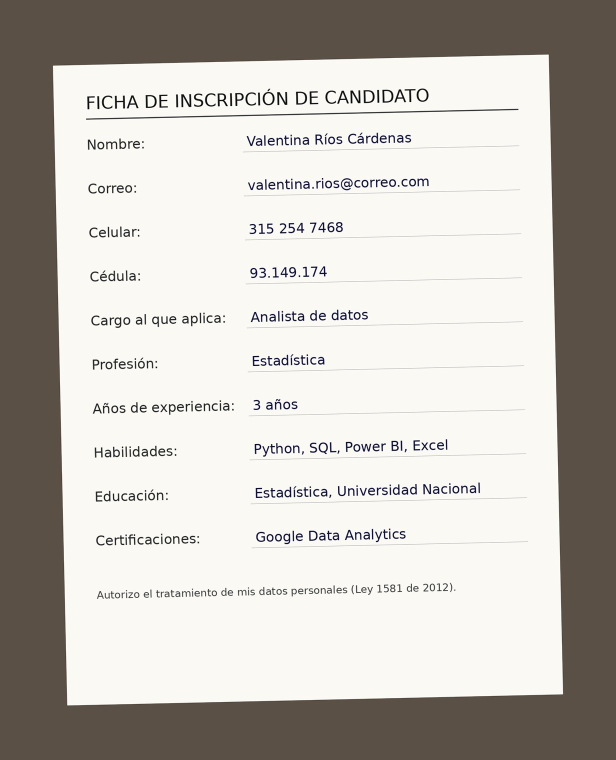
#> input picture evaluacion/fotos_simuladas/simulada_01.jpg, 1232 x 1520 px (shown at 1/2 size)
$ python -i lectura.py   (imports and definitions only)
#> lines starting #> are read from the running program, lines starting #| are printed output that depends on the picture
### app/config.py
"""Configuración del sistema. Todo sale de variables de entorno (archivo .env).

Las claves de API NUNCA van en el código: se leen aquí desde el entorno.
"""
import os
from dataclasses import dataclass, field

from dotenv import load_dotenv

load_dotenv()


def _env(nombre: str, defecto: str = "") -> str:
    return os.environ.get(nombre, defecto).strip()


def _env_int(nombre: str, defecto: int) -> int:
    try:
        return int(_env(nombre, str(defecto)))
    except ValueError:
        return defecto


def _env_float(nombre: str, defecto: float) -> float:
    try:
        return float(_env(nombre, str(defecto)))
    except ValueError:
        return defecto


def _lista(texto: str) -> list[str]:
    return [p.strip() for p in texto.split(",") if p.strip()]


@dataclass
class Configuracion:
    # Base de datos (SQLite en desarrollo; PostgreSQL de Neon o Supabase al desplegar)
    database_url: str = field(default_factory=lambda: _env("DATABASE_URL", "sqlite:///./data/candidatos.db"))

    # Modelos de IA, en orden de preferencia. Si el primero falla se usa el siguiente.
    llm_providers: list[str] = field(default_factory=lambda: _lista(_env("LLM_PROVIDERS", "openrouter,gemini")))
    groq_api_key: str = field(default_factory=lambda: _env("GROQ_API_KEY"))
    groq_model: str = field(default_factory=lambda: _env("GROQ_MODEL", "llama-3.3-70b-versatile"))
    google_api_key: str = field(default_factory=lambda: _env("GOOGLE_API_KEY"))
    gemini_model: str = field(default_factory=lambda: _env("GEMINI_MODEL", "gemini-3.8-flash"))
    # OpenRouter (compatible con la API de OpenAI). Los modelos gratuitos terminan en ":free".
    openrouter_api_key: str = field(default_factory=lambda: _env("OPENROUTER_API_KEY"))
    openrouter_model: str = field(default_factory=lambda: _env("OPENROUTER_MODEL", "openrouter/free"))
    openrouter_url: str = field(default_factory=lambda: _env("OPENROUTER_URL", "https://openrouter.ai/api/v1"))
    ollama_model: str = field(default_factory=lambda: _env("OLLAMA_MODEL", "llama3.1"))
    ollama_url: str = field(default_factory=lambda: _env("OLLAMA_URL", "http://localhost:11434"))

    # Reintentos ante fallos del modelo
    llm_reintentos: int = field(default_factory=lambda: _env_int("LLM_REINTENTOS", 3))
    llm_espera: float = field(default_factory=lambda: _env_float("LLM_ESPERA_SEGUNDOS", 2.0))
    llm_timeout: float = field(default_factory=lambda: _env_float("LLM_TIMEOUT_SEGUNDOS", 40.0))

    # Telegram (opcional: si faltan, los avisos se omiten y queda constancia en el registro)
    telegram_token: str = field(default_factory=lambda: _env("TELEGRAM_BOT_TOKEN"))
    telegram_chat_id: str = field(default_factory=lambda: _env("TELEGRAM_CHAT_ID"))

    # Reglas de decisión (las mismas del nodo Switch de n8n)
    umbral_alto: int = field(default_factory=lambda: _env_int("UMBRAL_ALTO", 80))
    umbral_medio: int = field(default_factory=lambda: _env_int("UMBRAL_MEDIO", 60))

    # Límites
    max_pdf_mb: int = field(default_factory=lambda: _env_int("MAX_PDF_MB", 10))
    max_contexto_chat: int = field(default_factory=lambda: _env_int("MAX_CONTEXTO_CHAT", 60000))

    # ── Módulo de visión ──
    # Ruta de Tesseract si no está en el PATH (en Windows se busca sola en la carpeta por defecto)
    tesseract_cmd: str = field(default_factory=lambda: _env("TESSERACT_CMD"))
    ocr_idiomas: str = field(default_factory=lambda: _env("OCR_IDIOMAS", "spa+eng"))
    imagenes_dir: str = field(default_factory=lambda: _env("IMAGENES_DIR", "data/imagenes"))
    max_imagen_mb: int = field(default_factory=lambda: _env_int("MAX_IMAGEN_MB", 10))
    max_lado_imagen: int = field(default_factory=lambda: _env_int("MAX_LADO_IMAGEN", 2600))
    # Si la lectura del OCR o la confianza de un campo baja de estos valores (0 a 1),
    # la persona revisa los datos antes de guardar. Se calibran con las pruebas con fotos reales.
    umbral_ocr: float = field(default_factory=lambda: _env_float("UMBRAL_OCR", 0.70))
    umbral_campo: float = field(default_factory=lambda: _env_float("UMBRAL_CAMPO", 0.60))
    # Por debajo de este valor la foto se rechaza sin llamar a la IA (no tiene caso analizar texto ilegible).
    umbral_ocr_minimo: float = field(default_factory=lambda: _env_float("UMBRAL_OCR_MINIMO", 0.45))

    # ── Tareas programadas (cron propio del motor) ──
    tareas_activas: bool = field(default_factory=lambda: _env("TAREAS_ACTIVAS", "true").lower() in ("1", "true", "si", "sí"))
    tareas_minutos: int = field(default_factory=lambda: _env_int("TAREAS_MINUTOS", 30))
    resumen_hora: int = field(default_factory=lambda: _env_int("RESUMEN_HORA", 8))
    zona_horaria_horas: int = field(default_factory=lambda: _env_int("ZONA_HORARIA_HORAS", -5))  # Colombia

    # Orígenes permitidos si el panel se abre desde otro puerto (por ejemplo Live Server)
    cors_origenes: list[str] = field(
        default_factory=lambda: _lista(_env("CORS_ORIGENES", "http://127.0.0.1:5500,http://localhost:5500"))
    )

    # ── Memoria del chat (semana 4) ──
    # Cuántos turnos (pregunta y respuesta) recuerda el asistente por usuario. 0 la desactiva.
    chat_memoria_turnos: int = field(default_factory=lambda: _env_int("CHAT_MEMORIA_TURNOS", 6))

    # ── Inicio de sesión y roles (semana 4) ──
    # Secreto con el que se firman las sesiones. En producción debe ser largo y aleatorio.
    sesion_secreto: str = field(default_factory=lambda: _env("SESION_SECRETO"))
    sesion_horas: float = field(default_factory=lambda: _env_float("SESION_HORAS", 8.0))
    # true cuando el sitio corre con HTTPS (Render, Railway): la cookie solo viaja cifrada.
    cookie_segura: bool = field(default_factory=lambda: _env("COOKIE_SEGURA", "false").lower() in ("1", "true", "si", "sí"))
    # Usuarios que se crean solos la primera vez (si ya existen, no se tocan).
    clave_admin: str = field(default_factory=lambda: _env("CLAVE_ADMIN", "Admin.2026"))
    clave_reclutador: str = field(default_factory=lambda: _env("CLAVE_RECLUTADOR", "Recluta.2026"))
    clave_consulta: str = field(default_factory=lambda: _env("CLAVE_CONSULTA", "Consulta.2026"))

    # [6 lines left out: function usuarios_iniciales, not called in this run]


settings = Configuracion()
#> further down, picture is the input picture: PIL image 1232x1520 RGB; mean R, G, B 194.1, 190.2, 184

### app/services/lectura.py
"""OCR local con Tesseract: prepara la foto y devuelve el texto con su confianza de lectura.

La imagen nunca sale del servidor. Pasos de preparación:
  1. Girar según los metadatos EXIF (fotos de celular).
  2. Pasar a escala de grises.
  3. Ajustar el tamaño: reducir fotos enormes (MAX_LADO_IMAGEN) y ampliar las pequeñas para que la letra se lea.
  4. Corregir sombras: se estima el fondo con un desenfoque fuerte y se divide la imagen por él.
  5. Estirar el contraste.
"""
import logging
import os
import shutil
from dataclasses import dataclass, field

import numpy as np
from PIL import Image, ImageFilter, ImageOps

from ..config import settings
from ..errores import OCRNoDisponible

log = logging.getLogger("seleccion")

RUTAS_WINDOWS = (
    r"C:\Program Files\Tesseract-OCR\tesseract.exe",
    r"C:\Program Files (x86)\Tesseract-OCR\tesseract.exe",
)
LADO_MINIMO = 1400


@dataclass
class ResultadoOCR:
    texto: str
    confianza: float  # 0 a 1
    palabras: int
    idiomas: str = ""
    ancho: int = 0
    alto: int = 0
    lineas: list[str] = field(default_factory=list)


# [40 lines left out: functions _ruta_tesseract, _pytesseract, tesseract_disponible, _idiomas, not called in this run]


def preparar(imagen: Image.Image) -> Image.Image:
    imagen = ImageOps.exif_transpose(imagen)
    if imagen.mode in ("RGBA", "LA", "P"):
        fondo = Image.new("RGB", imagen.size, "white")
        fondo.paste(imagen.convert("RGBA"), mask=imagen.convert("RGBA").split()[-1])
        imagen = fondo
    gris = imagen.convert("L")

    lado = max(gris.size)
#> lado = 1520
    if lado > settings.max_lado_imagen:
        escala = settings.max_lado_imagen / lado
    elif lado < LADO_MINIMO:
        escala = LADO_MINIMO / lado
    else:
        escala = 1.0
    if escala != 1.0:
        gris = gris.resize((max(1, round(gris.width * escala)), max(1, round(gris.height * escala))), Image.LANCZOS)

    # Corrección de sombras: fondo estimado con un desenfoque grande; imagen / fondo.
    radio = max(15, max(gris.size) // 40)
#> radio = 38
    fondo = gris.filter(ImageFilter.MaxFilter(5)).filter(ImageFilter.GaussianBlur(radio))
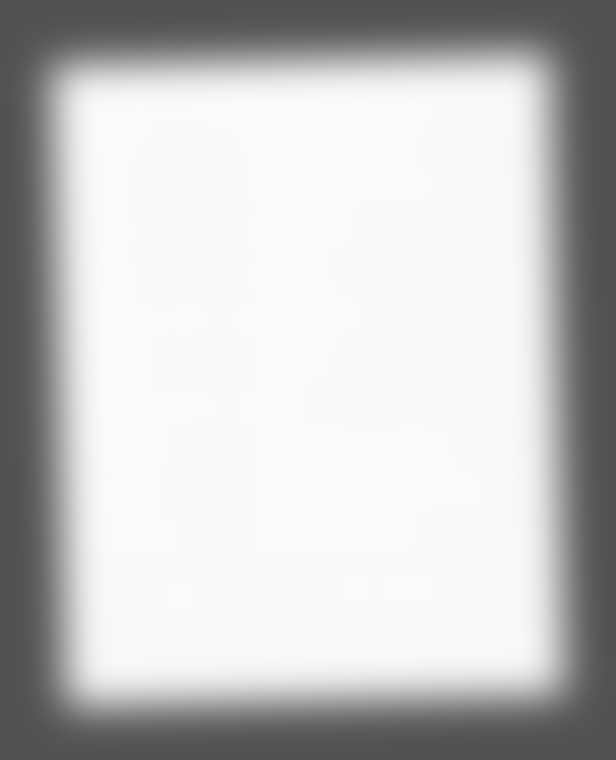
#> fondo: PIL image 1232x1520 L (shown at 1/2 size); min 82, max 252, mean 196.7
    a = np.asarray(gris, dtype=np.float32)
    b = np.maximum(np.asarray(fondo, dtype=np.float32), 1.0)
    normal = np.clip(a / b * 255.0, 0, 255).astype(np.uint8)
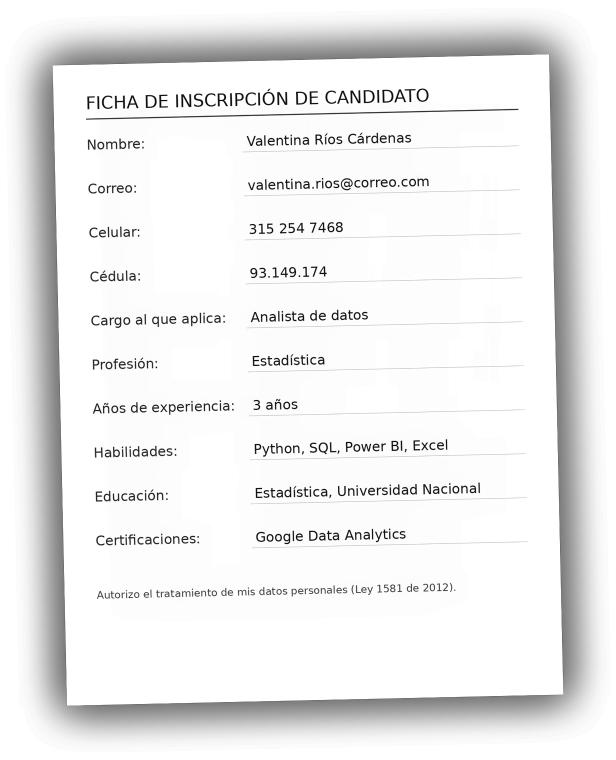
#> normal: shape (1520, 1232) (shown at 1/2 size); min 0, max 255, mean 236.4
    return ImageOps.autocontrast(Image.fromarray(normal), cutoff=1)
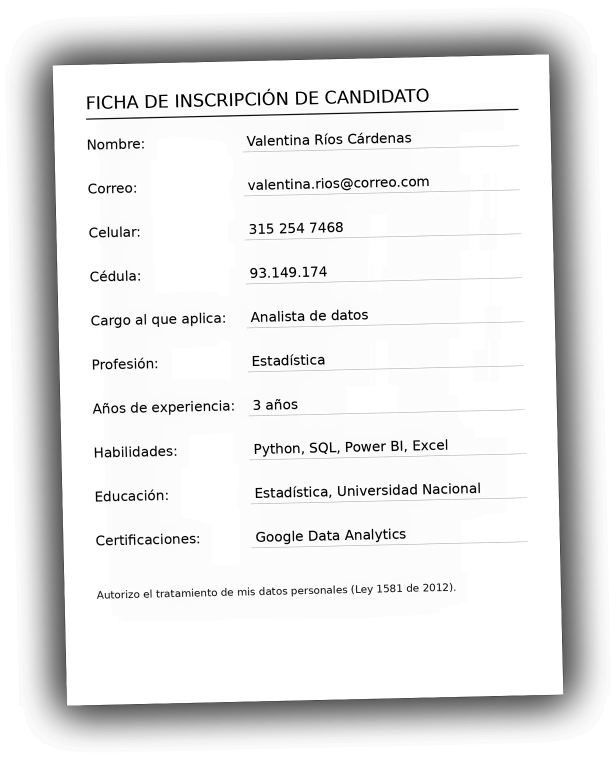
#> returned value: PIL image 1232x1520 L (shown at 1/2 size); min 0, max 255, mean 232.2


# [30 lines left out: function leer, not called in this run]

>>> from PIL import Image
>>> picture = Image.open('../../evaluacion/fotos_simuladas/simulada_01.jpg')
>>> result = preparar(picture)

$ run again, on evaluacion/fotos_simuladas/simulada_02.jpg
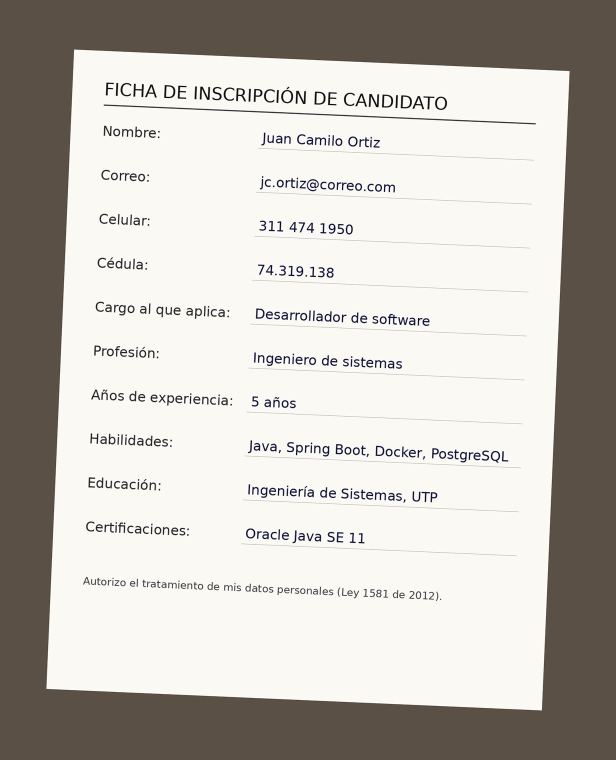
#> input picture evaluacion/fotos_simuladas/simulada_02.jpg, 1232 x 1520 px (shown at 1/2 size)
#> picture is the input picture: PIL image 1232x1520 RGB; mean R, G, B 194, 190.2, 184
#> in preparar, `fondo = gris.filter(ImageFilter.MaxFilter(5)).filter(ImageFilter.Gauss..`:
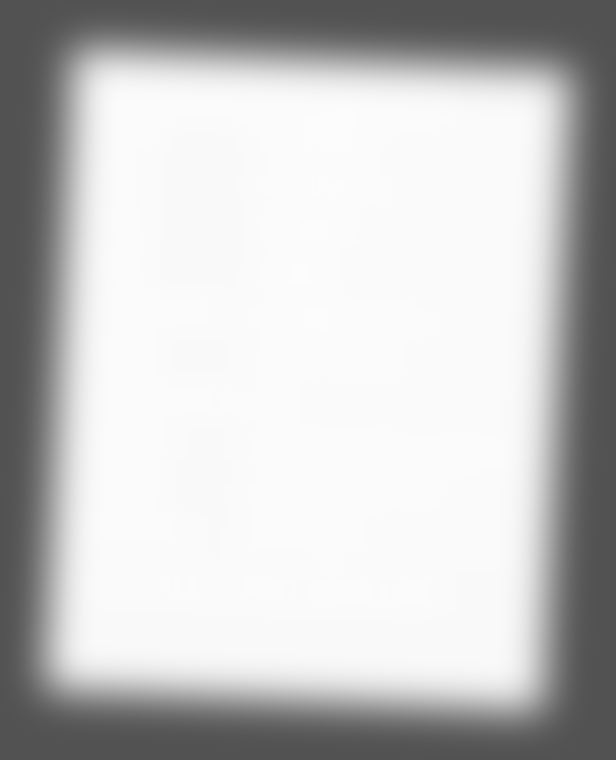
#> fondo: PIL image 1232x1520 L (shown at 1/2 size); min 82, max 252, mean 196.9
#> in preparar, `return ImageOps.autocontrast(Image.fromarray(normal), cutoff=1)`:
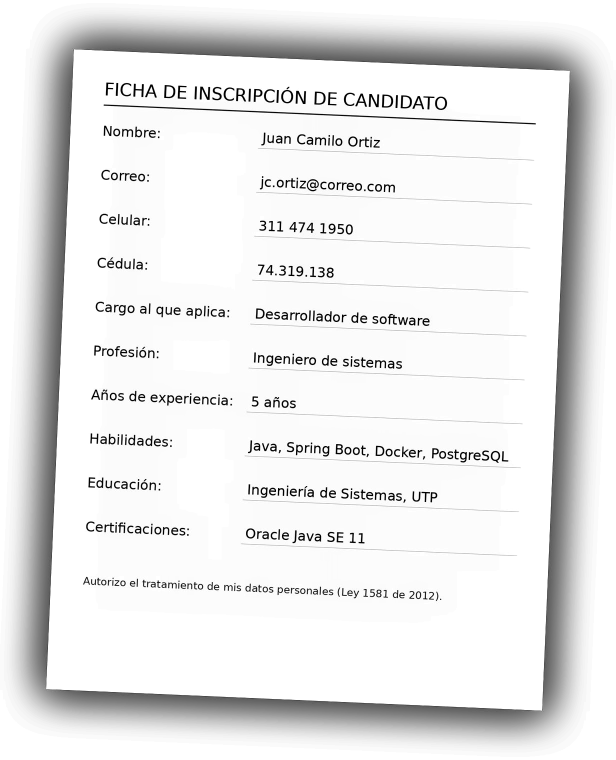
#> returned value: PIL image 1232x1520 L (shown at 1/2 size); min 0, max 255, mean 231.9

$ run again, on evaluacion/fotos_simuladas/simulada_03.jpg
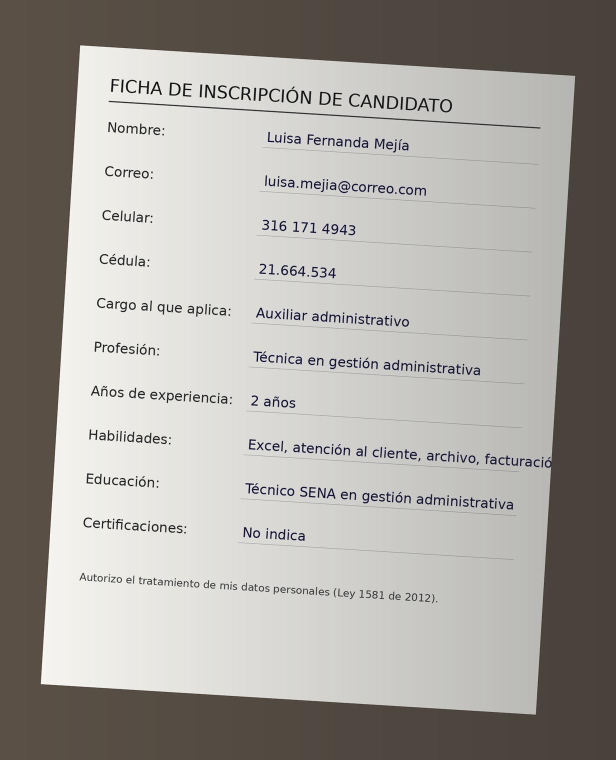
#> input picture evaluacion/fotos_simuladas/simulada_03.jpg, 1232 x 1520 px (shown at 1/2 size)
#> picture is the input picture: PIL image 1232x1520 RGB; mean R, G, B 167, 163.7, 158.7
#> in preparar, `fondo = gris.filter(ImageFilter.MaxFilter(5)).filter(ImageFilter.Gauss..`:
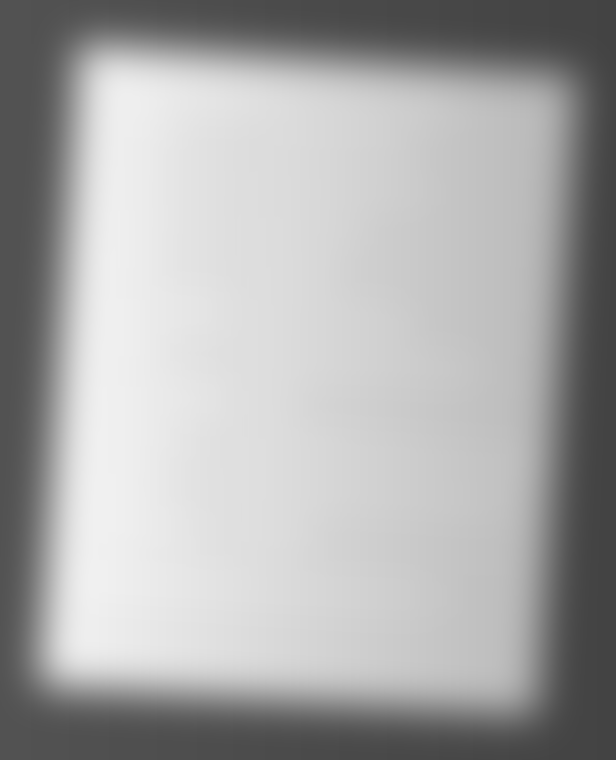
#> fondo: PIL image 1232x1520 L (shown at 1/2 size); min 67, max 240, mean 170.3
#> in preparar, `return ImageOps.autocontrast(Image.fromarray(normal), cutoff=1)`:
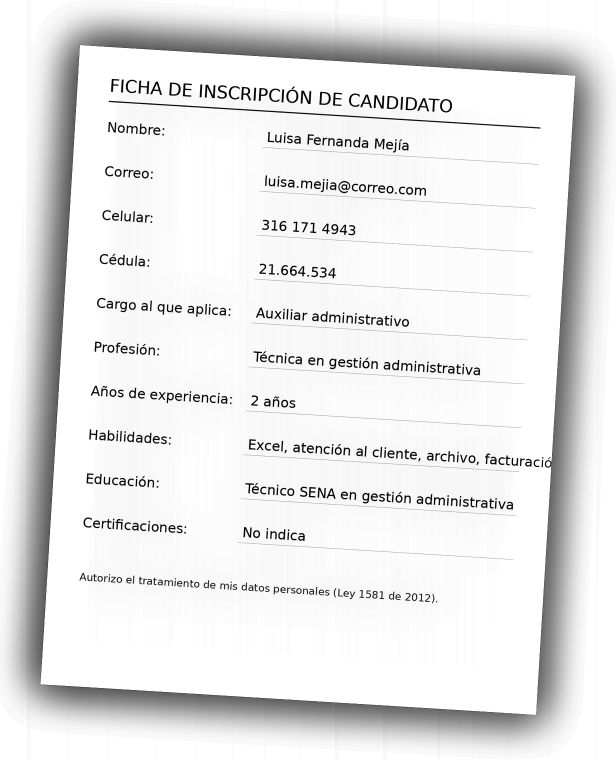
#> returned value: PIL image 1232x1520 L (shown at 1/2 size); min 0, max 255, mean 231.4

$ run again, on evaluacion/fotos_simuladas/simulada_04.jpg
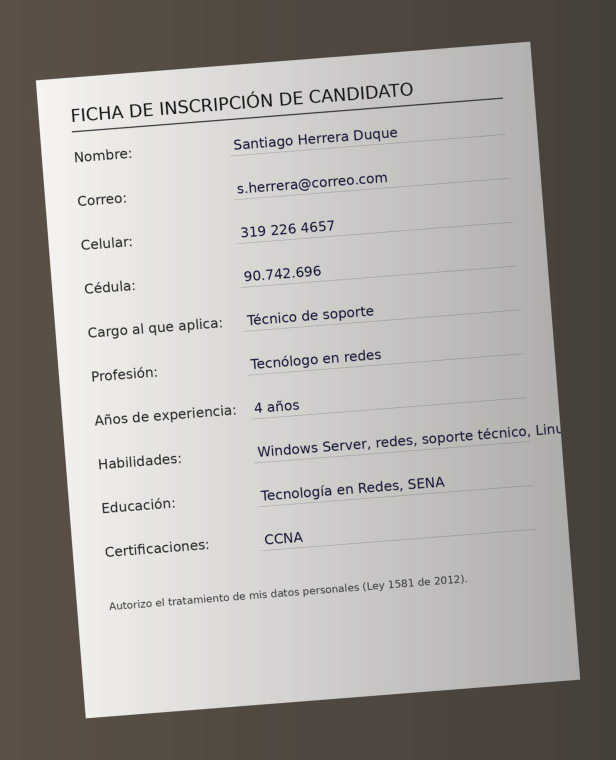
#> input picture evaluacion/fotos_simuladas/simulada_04.jpg, 1232 x 1520 px (shown at 1/2 size)
#> picture is the input picture: PIL image 1232x1520 RGB; mean R, G, B 164.1, 159.8, 156
#> in preparar, `fondo = gris.filter(ImageFilter.MaxFilter(5)).filter(ImageFilter.Gauss..`:
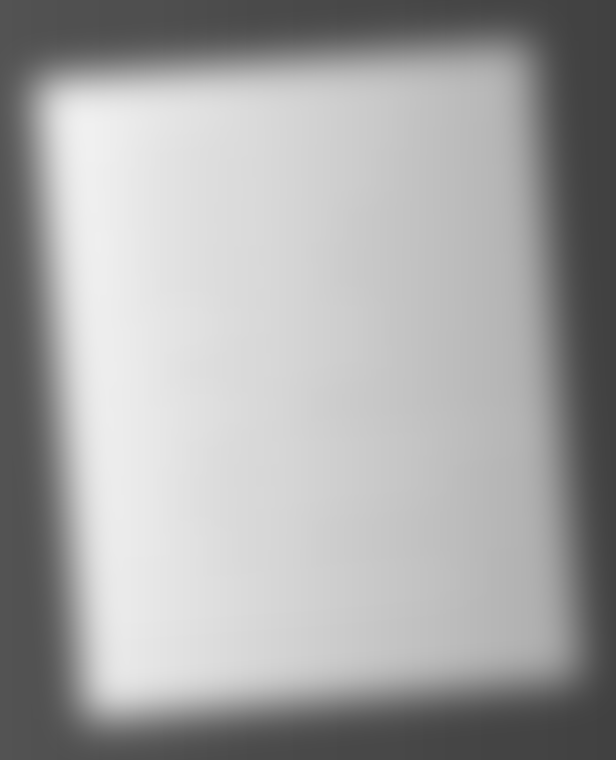
#> fondo: PIL image 1232x1520 L (shown at 1/2 size); min 65, max 240, mean 166.1
#> in preparar, `return ImageOps.autocontrast(Image.fromarray(normal), cutoff=1)`:
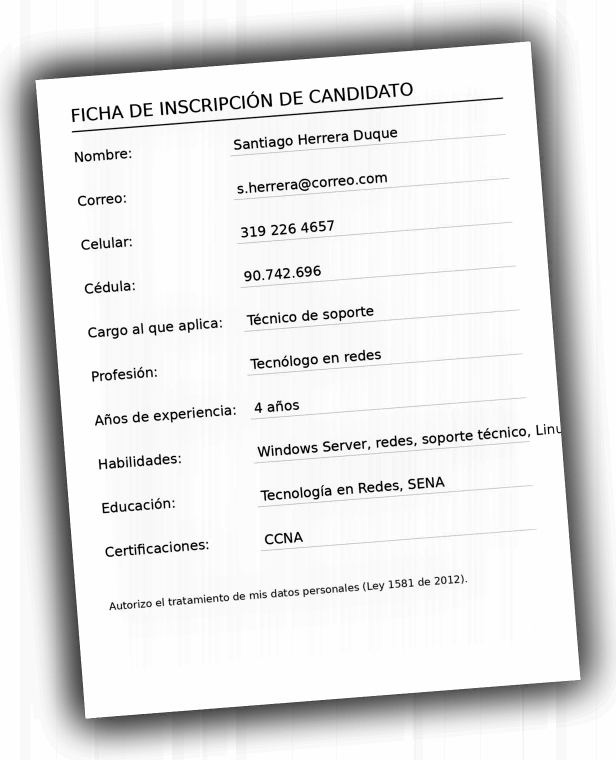
#> returned value: PIL image 1232x1520 L (shown at 1/2 size); min 0, max 254, mean 229.4
